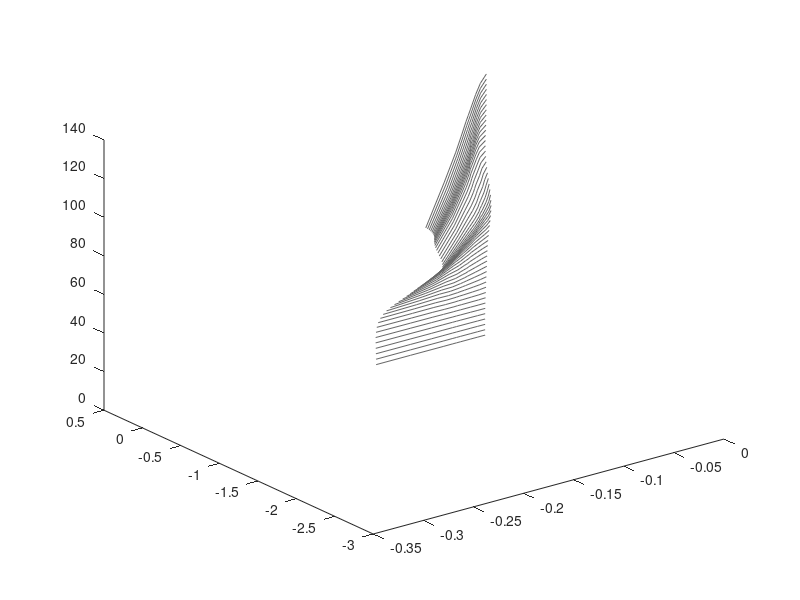

This figure's MATLAB source: (Note: this script raises an error after producing the figure.)
close all; clear; clc;

fontSize = 14;

%% Plotting all experiments in z zdm t space
load("meanAndStdData.mat")
data = expStats;
clear expStats

exps = fieldnames(data);
masses = [];

for i = 1:length(exps)
    masses = [masses; data.(exps{i}).mass];
end
masses = sort(unique(masses));

time = [0:length(data.mass1.AoB_zddmean)-1]/360;
%% Plot mz, mzd for all masses at same times
submersion = figure(1);
for t = 1:length(time)
    N = length(exps);
    z = zeros(N,1);
    zd = zeros(N,1);
    m = zeros(N,1);
    for i = 1:N
        z(i) = data.(exps{i}).EoB_zmean(t);
        zd(i) = data.(exps{i}).EoB_zdmean(t);
        m(i) = data.(exps{i}).mass;
    end
    plot3(z.*m, zd.*m, time(t)*ones(N,1)*1000,'color',[.4, .4, .4],'HandleVisibility','off')
    hold on
end


for i = 1:length(exps)

    m = data.(exps{i}).mass;
    switch m
        case masses(1)
            linespec = 'r';
        case masses(2)
            linespec = 'g';
        case masses(3)
            linespec = 'b';
        case masses(4)
            linespec = 'c';
        case masses(5)
            linespec = 'm';
        case masses(6)
            linespec = 'y';
        case masses(7)
            linespec = 'k';
        case masses(8)
            linespec = 'r--';
        case masses(9)
            linespec = 'g--';
        case masses(10)
            linespec = 'b--';
    end
    time = [0:length(data.(exps{i}).EoB_zmean)-1]/360;
    plot3(data.(exps{i}).EoB_zmean*data.(exps{i}).mass, data.(exps{i}).EoB_zdmean*data.(exps{i}).mass, time*1000, linespec,'LineWidth',1,'DisplayName',append(string(m), 'kg'))
    hold on
    
end

grid on
axis square
% legend("FontSize",fontSize*.7,'Location','none')
legend("FontSize",fontSize*.7, "NumColumns",2,'Location', 'best')

xlabel("$zm$ (kg m)",'Interpreter','latex','FontSize',fontSize)
ylabel("$\dot{z}m$ (kgm/s)",'Interpreter','latex','FontSize',fontSize)
zlabel("Time (ms)",'Interpreter','latex','FontSize',fontSize)
view(25,25)



%% Plot z, zd for all masses at same times
simpleinputspace = figure(2);
for t = 1:length(time)
    N = length(exps);
    z = zeros(N,1);
    zd = zeros(N,1);
    m = zeros(N,1);
    for i = 1:N
        z(i) = data.(exps{i}).EoB_zmean(t);
        zd(i) = data.(exps{i}).EoB_zdmean(t);
        m(i) = data.(exps{i}).mass;
    end
    plot3(z*1000, zd, time(t)*ones(N,1)*1000,'color',[.4, .4, .4],'HandleVisibility','off')
    hold on
end


for i = 1:length(exps)

    m = data.(exps{i}).mass;
    switch m
        case masses(1)
            linespec = 'r';
        case masses(2)
            linespec = 'g';
        case masses(3)
            linespec = 'b';
        case masses(4)
            linespec = 'c';
        case masses(5)
            linespec = 'm';
        case masses(6)
            linespec = 'y';
        case masses(7)
            linespec = 'k';
        case masses(8)
            linespec = 'r--';
        case masses(9)
            linespec = 'g--';
        case masses(10)
            linespec = 'b--';
    end
    time = [0:length(data.(exps{i}).EoB_zmean)-1]/360;
    plot3(data.(exps{i}).EoB_zmean*1000, data.(exps{i}).EoB_zdmean, time*1000, linespec,'LineWidth',1,'DisplayName',append(string(m), 'kg'))
    hold on
    
end

grid on
axis square
legend("FontSize",fontSize*.7, "NumColumns",2,'Location', 'best')

xlabel("$z$ (mm)",'Interpreter','latex','FontSize',fontSize)
ylabel("$\dot{z}$ (m/s)",'Interpreter','latex','FontSize',fontSize)
zlabel("Time (ms)",'Interpreter','latex','FontSize',fontSize)

view(25,25) 

%% Save figures
% saveas(submersion, 'submersion.eps', 'epsc')
% saveas(simpleinputspace, 'unsubmerged.eps', 'epsc')